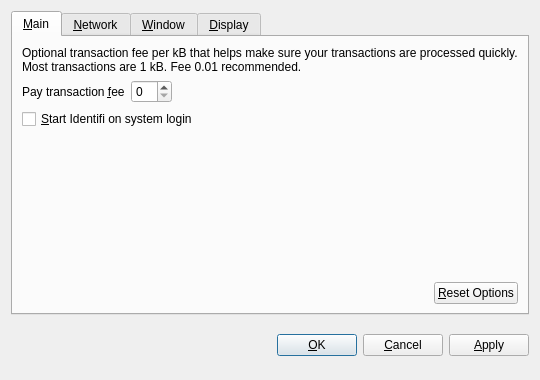
<?xml version="1.0" encoding="UTF-8"?>
<ui version="4.0">
 <class>OptionsDialog</class>
 <widget class="QDialog" name="OptionsDialog">
  <property name="geometry">
   <rect>
    <x>0</x>
    <y>0</y>
    <width>540</width>
    <height>380</height>
   </rect>
  </property>
  <property name="windowTitle">
   <string>Options</string>
  </property>
  <property name="modal">
   <bool>true</bool>
  </property>
  <layout class="QVBoxLayout" name="verticalLayout">
   <item>
    <widget class="QTabWidget" name="tabWidget">
     <property name="tabPosition">
      <enum>QTabWidget::North</enum>
     </property>
     <property name="currentIndex">
      <number>0</number>
     </property>
     <widget class="QWidget" name="tabMain">
      <attribute name="title">
       <string>&amp;Main</string>
      </attribute>
      <layout class="QVBoxLayout" name="verticalLayout_Main">
       <item>
        <widget class="QLabel" name="transactionFeeInfoLabel">
         <property name="text">
          <string>Optional transaction fee per kB that helps make sure your transactions are processed quickly. Most transactions are 1 kB. Fee 0.01 recommended.</string>
         </property>
         <property name="textFormat">
          <enum>Qt::PlainText</enum>
         </property>
         <property name="wordWrap">
          <bool>true</bool>
         </property>
        </widget>
       </item>
       <item>
        <layout class="QHBoxLayout" name="horizontalLayout_1_Main">
         <item>
          <widget class="QLabel" name="transactionFeeLabel">
           <property name="text">
            <string>Pay transaction &amp;fee</string>
           </property>
           <property name="textFormat">
            <enum>Qt::PlainText</enum>
           </property>
           <property name="buddy">
            <cstring>transactionFee</cstring>
           </property>
          </widget>
         </item>
         <item>
          <widget class="IdentifiAmountField" name="transactionFee"/>
         </item>
         <item>
          <spacer name="horizontalSpacer_1_Main">
           <property name="orientation">
            <enum>Qt::Horizontal</enum>
           </property>
           <property name="sizeHint" stdset="0">
            <size>
             <width>40</width>
             <height>20</height>
            </size>
           </property>
          </spacer>
         </item>
        </layout>
       </item>
       <item>
        <widget class="QCheckBox" name="identifiAtStartup">
         <property name="toolTip">
          <string>Automatically start Identifi after logging in to the system.</string>
         </property>
         <property name="text">
          <string>&amp;Start Identifi on system login</string>
         </property>
        </widget>
       </item>
       <item>
        <spacer name="verticalSpacer_Main">
         <property name="orientation">
          <enum>Qt::Vertical</enum>
         </property>
         <property name="sizeHint" stdset="0">
          <size>
           <width>20</width>
           <height>40</height>
          </size>
         </property>
        </spacer>
       </item>
       <item>
        <layout class="QHBoxLayout" name="horizontalLayout_2_Main">
         <item>
          <spacer name="horizontalSpacer_2_Main">
           <property name="orientation">
            <enum>Qt::Horizontal</enum>
           </property>
           <property name="sizeHint" stdset="0">
            <size>
             <width>40</width>
             <height>20</height>
            </size>
           </property>
          </spacer>
         </item>
         <item>
          <widget class="QPushButton" name="resetButton">
           <property name="toolTip">
            <string>Reset all client options to default.</string>
           </property>
           <property name="text">
            <string>&amp;Reset Options</string>
           </property>
           <property name="autoDefault">
            <bool>false</bool>
           </property>
          </widget>
         </item>
        </layout>
       </item>
      </layout>
     </widget>
     <widget class="QWidget" name="tabNetwork">
      <attribute name="title">
       <string>&amp;Network</string>
      </attribute>
      <layout class="QVBoxLayout" name="verticalLayout_Network">
       <item>
        <widget class="QCheckBox" name="mapPortUpnp">
         <property name="toolTip">
          <string>Automatically open the Identifi client port on the router. This only works when your router supports UPnP and it is enabled.</string>
         </property>
         <property name="text">
          <string>Map port using &amp;UPnP</string>
         </property>
        </widget>
       </item>
       <item>
        <widget class="QCheckBox" name="connectSocks">
         <property name="toolTip">
          <string>Connect to the Identifi network through a SOCKS proxy (e.g. when connecting through Tor).</string>
         </property>
         <property name="text">
          <string>&amp;Connect through SOCKS proxy:</string>
         </property>
        </widget>
       </item>
       <item>
        <layout class="QHBoxLayout" name="horizontalLayout_Network">
         <item>
          <widget class="QLabel" name="proxyIpLabel">
           <property name="text">
            <string>Proxy &amp;IP:</string>
           </property>
           <property name="textFormat">
            <enum>Qt::PlainText</enum>
           </property>
           <property name="buddy">
            <cstring>proxyIp</cstring>
           </property>
          </widget>
         </item>
         <item>
          <widget class="QValidatedLineEdit" name="proxyIp">
           <property name="maximumSize">
            <size>
             <width>140</width>
             <height>16777215</height>
            </size>
           </property>
           <property name="toolTip">
            <string>IP address of the proxy (e.g. 127.0.0.1)</string>
           </property>
          </widget>
         </item>
         <item>
          <widget class="QLabel" name="proxyPortLabel">
           <property name="text">
            <string>&amp;Port:</string>
           </property>
           <property name="textFormat">
            <enum>Qt::PlainText</enum>
           </property>
           <property name="buddy">
            <cstring>proxyPort</cstring>
           </property>
          </widget>
         </item>
         <item>
          <widget class="QLineEdit" name="proxyPort">
           <property name="maximumSize">
            <size>
             <width>55</width>
             <height>16777215</height>
            </size>
           </property>
           <property name="toolTip">
            <string>Port of the proxy (e.g. 9050)</string>
           </property>
          </widget>
         </item>
         <item>
          <widget class="QLabel" name="socksVersionLabel">
           <property name="text">
            <string>SOCKS &amp;Version:</string>
           </property>
           <property name="textFormat">
            <enum>Qt::PlainText</enum>
           </property>
           <property name="buddy">
            <cstring>socksVersion</cstring>
           </property>
          </widget>
         </item>
         <item>
          <widget class="QValueComboBox" name="socksVersion">
           <property name="toolTip">
            <string>SOCKS version of the proxy (e.g. 5)</string>
           </property>
          </widget>
         </item>
         <item>
          <spacer name="horizontalSpacer_Network">
           <property name="orientation">
            <enum>Qt::Horizontal</enum>
           </property>
           <property name="sizeHint" stdset="0">
            <size>
             <width>40</width>
             <height>20</height>
            </size>
           </property>
          </spacer>
         </item>
        </layout>
       </item>
       <item>
        <spacer name="verticalSpacer_Network">
         <property name="orientation">
          <enum>Qt::Vertical</enum>
         </property>
         <property name="sizeHint" stdset="0">
          <size>
           <width>20</width>
           <height>40</height>
          </size>
         </property>
        </spacer>
       </item>
      </layout>
     </widget>
     <widget class="QWidget" name="tabWindow">
      <attribute name="title">
       <string>&amp;Window</string>
      </attribute>
      <layout class="QVBoxLayout" name="verticalLayout_Window">
       <item>
        <widget class="QCheckBox" name="minimizeToTray">
         <property name="toolTip">
          <string>Show only a tray icon after minimizing the window.</string>
         </property>
         <property name="text">
          <string>&amp;Minimize to the tray instead of the taskbar</string>
         </property>
        </widget>
       </item>
       <item>
        <widget class="QCheckBox" name="minimizeOnClose">
         <property name="toolTip">
          <string>Minimize instead of exit the application when the window is closed. When this option is enabled, the application will be closed only after selecting Quit in the menu.</string>
         </property>
         <property name="text">
          <string>M&amp;inimize on close</string>
         </property>
        </widget>
       </item>
       <item>
        <spacer name="verticalSpacer_Window">
         <property name="orientation">
          <enum>Qt::Vertical</enum>
         </property>
         <property name="sizeHint" stdset="0">
          <size>
           <width>20</width>
           <height>40</height>
          </size>
         </property>
        </spacer>
       </item>
      </layout>
     </widget>
     <widget class="QWidget" name="tabDisplay">
      <attribute name="title">
       <string>&amp;Display</string>
      </attribute>
      <layout class="QVBoxLayout" name="verticalLayout_Display">
       <item>
        <layout class="QHBoxLayout" name="horizontalLayout_1_Display">
         <item>
          <widget class="QLabel" name="langLabel">
           <property name="text">
            <string>User Interface &amp;language:</string>
           </property>
           <property name="textFormat">
            <enum>Qt::PlainText</enum>
           </property>
           <property name="buddy">
            <cstring>lang</cstring>
           </property>
          </widget>
         </item>
         <item>
          <widget class="QValueComboBox" name="lang">
           <property name="toolTip">
            <string>The user interface language can be set here. This setting will take effect after restarting Identifi.</string>
           </property>
          </widget>
         </item>
        </layout>
       </item>
       <item>
        <layout class="QHBoxLayout" name="horizontalLayout_2_Display">
         <item>
          <widget class="QLabel" name="unitLabel">
           <property name="text">
            <string>&amp;Unit to show amounts in:</string>
           </property>
           <property name="textFormat">
            <enum>Qt::PlainText</enum>
           </property>
           <property name="buddy">
            <cstring>unit</cstring>
           </property>
          </widget>
         </item>
         <item>
          <widget class="QValueComboBox" name="unit">
           <property name="toolTip">
            <string>Choose the default subdivision unit to show in the interface and when sending coins.</string>
           </property>
          </widget>
         </item>
        </layout>
       </item>
       <item>
        <widget class="QCheckBox" name="displayAddresses">
         <property name="toolTip">
          <string>Whether to show Identifi addresses in the transaction list or not.</string>
         </property>
         <property name="text">
          <string>&amp;Display addresses in transaction list</string>
         </property>
        </widget>
       </item>
       <item>
        <spacer name="verticalSpacer_Display">
         <property name="orientation">
          <enum>Qt::Vertical</enum>
         </property>
         <property name="sizeHint" stdset="0">
          <size>
           <width>20</width>
           <height>40</height>
          </size>
         </property>
        </spacer>
       </item>
      </layout>
     </widget>
    </widget>
   </item>
   <item>
    <layout class="QHBoxLayout" name="horizontalLayout_Buttons">
     <item>
      <spacer name="horizontalSpacer_1">
       <property name="orientation">
        <enum>Qt::Horizontal</enum>
       </property>
       <property name="sizeHint" stdset="0">
        <size>
         <width>40</width>
         <height>48</height>
        </size>
       </property>
      </spacer>
     </item>
     <item>
      <widget class="QLabel" name="statusLabel">
       <property name="font">
        <font>
         <weight>75</weight>
         <bold>true</bold>
        </font>
       </property>
       <property name="text">
        <string/>
       </property>
       <property name="textFormat">
        <enum>Qt::PlainText</enum>
       </property>
       <property name="wordWrap">
        <bool>true</bool>
       </property>
      </widget>
     </item>
     <item>
      <spacer name="horizontalSpacer_2">
       <property name="orientation">
        <enum>Qt::Horizontal</enum>
       </property>
       <property name="sizeHint" stdset="0">
        <size>
         <width>40</width>
         <height>48</height>
        </size>
       </property>
      </spacer>
     </item>
     <item>
      <widget class="QPushButton" name="okButton">
       <property name="text">
        <string>&amp;OK</string>
       </property>
      </widget>
     </item>
     <item>
      <widget class="QPushButton" name="cancelButton">
       <property name="text">
        <string>&amp;Cancel</string>
       </property>
       <property name="autoDefault">
        <bool>false</bool>
       </property>
      </widget>
     </item>
     <item>
      <widget class="QPushButton" name="applyButton">
       <property name="text">
        <string>&amp;Apply</string>
       </property>
       <property name="autoDefault">
        <bool>false</bool>
       </property>
      </widget>
     </item>
    </layout>
   </item>
  </layout>
 </widget>
 <customwidgets>
  <customwidget>
   <class>IdentifiAmountField</class>
   <extends>QSpinBox</extends>
   <header>identifiamountfield.h</header>
  </customwidget>
  <customwidget>
   <class>QValueComboBox</class>
   <extends>QComboBox</extends>
   <header>qvaluecombobox.h</header>
  </customwidget>
  <customwidget>
   <class>QValidatedLineEdit</class>
   <extends>QLineEdit</extends>
   <header>qvalidatedlineedit.h</header>
  </customwidget>
 </customwidgets>
 <resources/>
 <connections/>
</ui>
